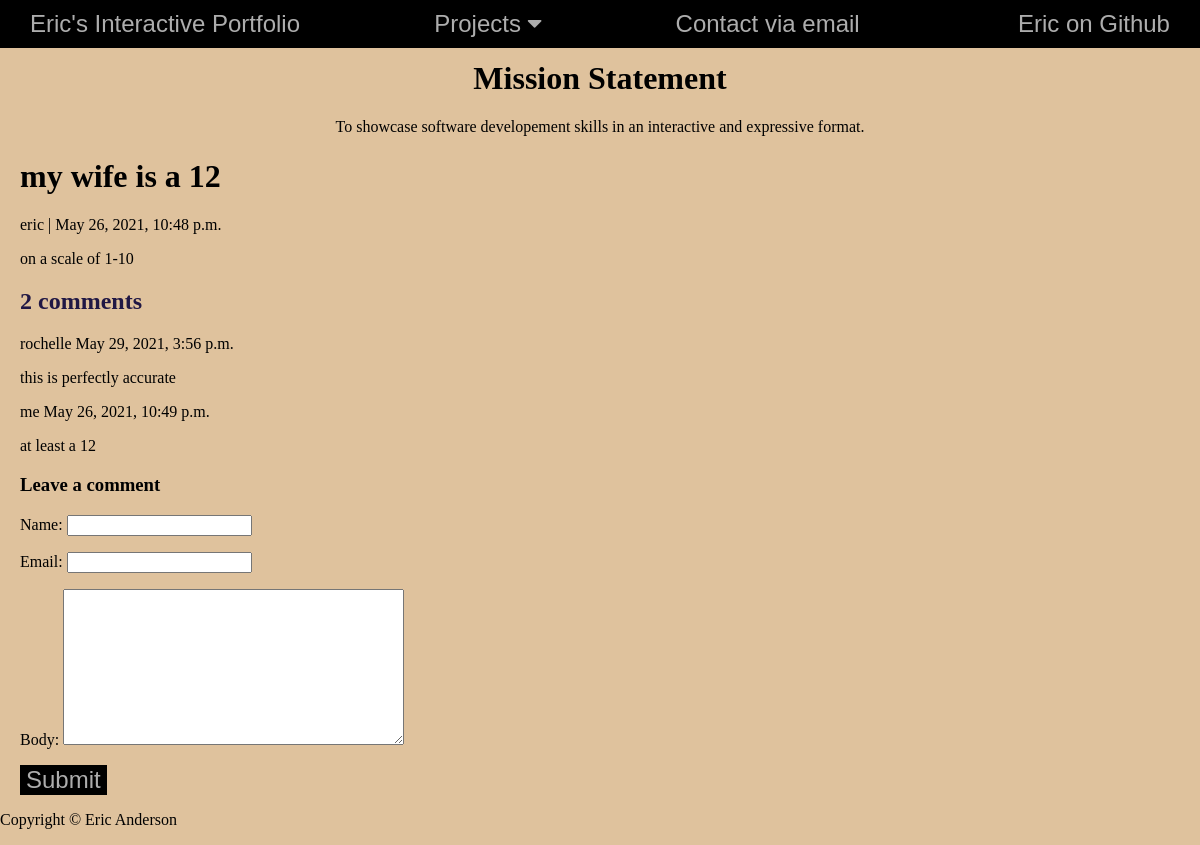
Page /blogs/my-wife-is-a-12/ on the committed database.
### blog/models.py (models this page shows, shortened)
class Post(models.Model):
    title = models.CharField(max_length=200, unique=True)
    slug = models.SlugField(max_length=200, unique=True)
    author = models.ForeignKey(User, on_delete=models.CASCADE, related_name='blog_posts')
    updated_on = models.DateTimeField(auto_now=True)
    content = models.TextField()
    created_on = models.DateTimeField(auto_now_add=True)
    status = models.IntegerField(choices=STATUS, default=0)
    class Meta:
        ordering = ['-created_on']

class Comment(models.Model):
    post = models.ForeignKey(Post, on_delete=models.CASCADE, related_name='comments')
    name = models.CharField(max_length=80)
    email = models.EmailField()
    body = models.TextField()
    created_on = models.DateTimeField(auto_now_add=True)
    active = models.BooleanField(default=False)
    class Meta:
        ordering = ["created_on"]

### blog/views.py (the view)
# urls.py: path('<slug:slug>/', views.post_detail, name='post_detail'),
def post_detail(request, slug):
    template_name = 'post_detail.html'
    post = get_object_or_404(Post, slug=slug)
    comments = post.comments.filter(active=True).order_by("-created_on")
    new_comment = None
    if request.method == 'POST':
        comment_form = CommentForm(data=request.POST)
        if comment_form.is_valid():
            new_comment = comment_form.save(commit=False)
        new_comment.post = post
        new_comment.save()
    else:
        comment_form = CommentForm()
    return render(request, template_name, {'post': post,
                                            'comments': comments,
                                            'new_comment': new_comment,
                                            'comment_form': comment_form})

### blog/forms.py
class CommentForm(forms.ModelForm):
    class Meta:
        model = Comment
        fields = ('name', 'email', 'body')

### templates/post_detail.html (shortened to what this page needs)
{% extends 'base.html' %} {% block content %}
<div class="comments">
  <h1>{% block title %} {{ post.title }} {% endblock title %}</h1>
  <p>{{ post.author }} | {{ post.created_on }}</p>
  <p>{{ post.content | safe }}</p>
  <div class="comment_block">
      <h2>{{ comments.count }} comments</h2>
      {% for comment in comments %}
      <div class="comments">
        <p>
          {{ comment.name }}
          <span>
            {{ comment.created_on }}
          </span>
        </p>
        {{ comment.body | linebreaks }}
      </div>
      {% endfor %}
  </div>
    <div class="card-body">
      {% if new_comment %}
      <div class="alert alert-success" role="alert">
        Your comment is awaiting moderation
      </div>
      {% else %}
      <h3>Leave a comment</h3>
      <form method="post">
        {{ comment_form.as_p }}
        <button type="submit" class="btn btn-primary  btn-lg">Submit</button>
      </form>
      {% endif %}
    </div>
</div>
{% endblock content %}

### static/css/base.css (style rules this page uses)
body { margin: 0; background-color: rgb(223, 194, 157); }
h2 { color: rgb(32, 23, 68);; }
button { font-family: 'KoHo', sans-serif; font-size: 24px; color: #adadad; background-color: rgb(0, 0, 0); text-decoration: none; border: none; }

### rows in the picture
Post: title "my wife is a 12", author "eric", created_on "May 26, 2021, 10:48 p.m.", content "on a scale of 1-10"
Comment: name "rochelle", created_on "May 29, 2021, 3:56 p.m.", body "this is perfectly accurate"
Comment: name "me", created_on "May 26, 2021, 10:49 p.m.", body "at least a 12"

### other values in the picture
{{ comments.count }} "2"
